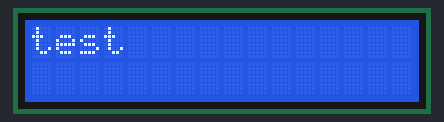
The program below on a simulated Raspberry Pi (BCM pin numbers). Shown: 16×2 character LCD. At 3.1 s the program stops and its outputs stay as they are.

Above: at 0.1 s.

The program:

lcd_lib.py
```python
# LCD Library
import smbus
import time
import sys,os,math

class Pi_LCD :
    # Define some device parameters
    I2C_ADDR  = 0x27 # I2C device address, if any error, change this address to 0x3f
    LCD_WIDTH = 16   # Maximum characters per line

    # Define some device constants
    LCD_CHR = 1 # Mode - Sending data
    LCD_CMD = 0 # Mode - Sending command

    LCD_LINE_1 = 0x80 # LCD RAM address for the 1st line
    LCD_LINE_2 = 0xC0 # LCD RAM address for the 2nd line
    LCD_LINE_3 = 0x94 # LCD RAM address for the 3rd line
    LCD_LINE_4 = 0xD4 # LCD RAM address for the 4th line

    LCD_BACKLIGHT  = 0x08  # On
    #self.LCD_BACKLIGHT = 0x00  # Off

    ENABLE = 0b00000100 # ENABLE bit

    # Timing constants
    E_PULSE = 0.0005
    E_DELAY = 0.0005

    #Open I2C interface
    #bus = smbus.SMBus(0)  # Rev 1 Pi uses 0
    bus = smbus.SMBus(1) # Rev 2 Pi uses 1

    def __init__(self) :
        self.lcd_init()

    def lcd_init(self) :
        # Initialise display
        self.lcd_byte(0x33,self.LCD_CMD) # 110011 Initialise
        self.lcd_byte(0x32,self.LCD_CMD) # 110010 Initialise
        self.lcd_byte(0x06,self.LCD_CMD) # 000110 Cursor move direction
        self.lcd_byte(0x0C,self.LCD_CMD) # 001100 Display On,Cursor Off, Blink Off⋅
        self.lcd_byte(0x28,self.LCD_CMD) # 101000 Data length, number of lines, font size
        self.lcd_byte(0x01,self.LCD_CMD) # 000001 Clear display
        time.sleep(self.E_DELAY)

    def lcd_byte(self,bits, mode) :
        # Send byte to data pins
        # bits = the data
        # mode = 1 for data
        #        0 for command

        bits_high = mode | (bits & 0xF0) | self.LCD_BACKLIGHT
        bits_low = mode | ((bits<<4) & 0xF0) | self.LCD_BACKLIGHT

        # High bits
        self.bus.write_byte(self.I2C_ADDR, bits_high)
        self.lcd_toggle_enable(bits_high)

        # Low bits
        self.bus.write_byte(self.I2C_ADDR, bits_low)
        self.lcd_toggle_enable(bits_low)

    def lcd_toggle_enable(self,bits):
        # Toggle enable
        time.sleep(self.E_DELAY)
        self.bus.write_byte(self.I2C_ADDR, (bits | self.ENABLE))
        time.sleep(self.E_PULSE)
        self.bus.write_byte(self.I2C_ADDR,(bits & ~self.ENABLE))
        time.sleep(self.E_DELAY)

    def write(self,message,line) :
        # Send string to display

        message = message.ljust(self.LCD_WIDTH," ")

        self.lcd_byte(line, self.LCD_CMD)

        for i in range(self.LCD_WIDTH):
            self.lcd_byte(ord(message[i]),self.LCD_CHR)

    def clear(self) :
        self.lcd_byte(0x01, self.LCD_CMD)

if __name__ == "__main__" :
    lcd = Pi_LCD()
    lcd.write("test",Pi_LCD.LCD_LINE_1)
    time.sleep(3)
    lcd.clear()
```

Measured:
- what the display in image 0 shows lasts 3.1 s, from 0.0 s to 3.1 s
